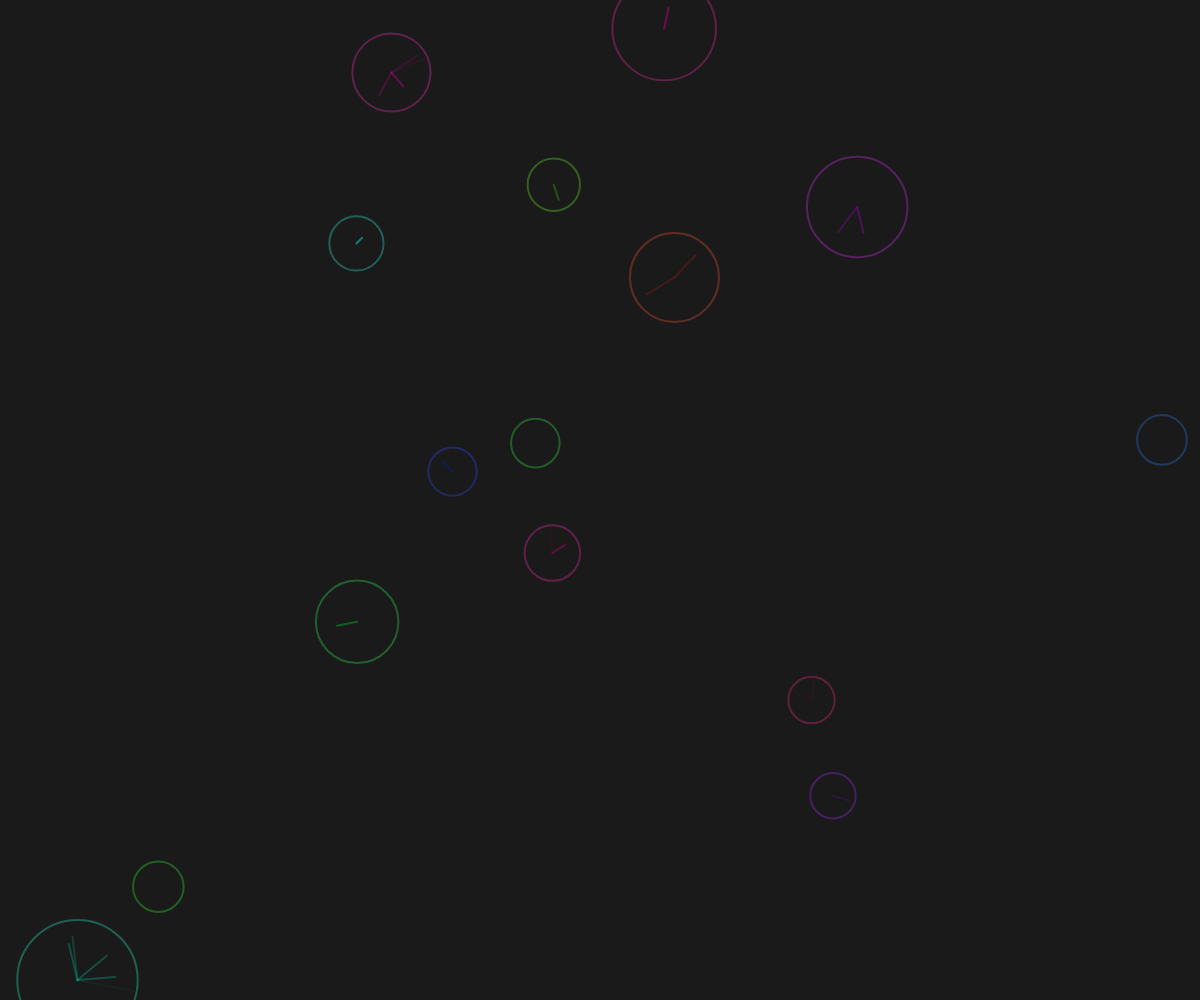
Frame 1 (no input)
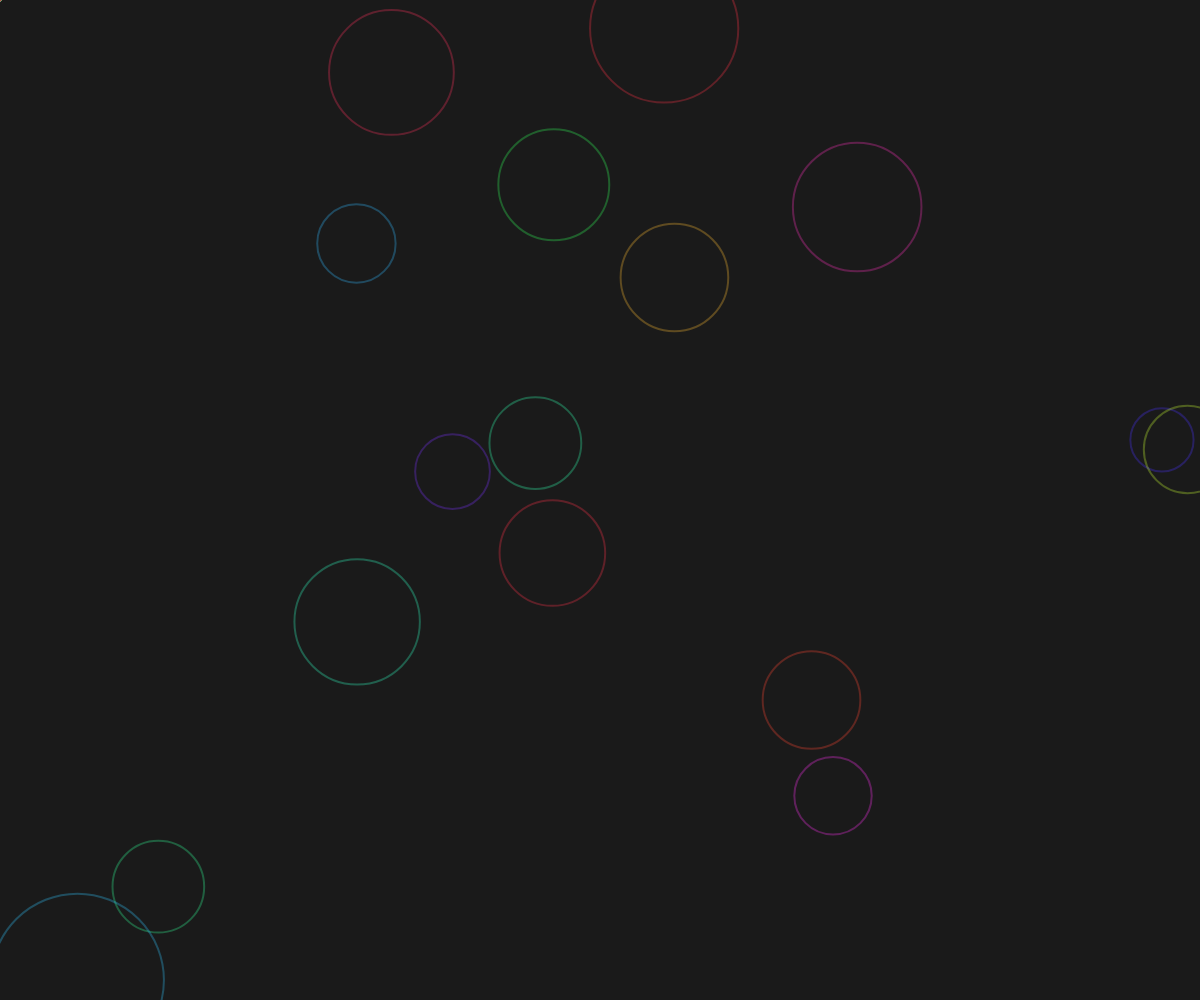
Frame 60 (no input)
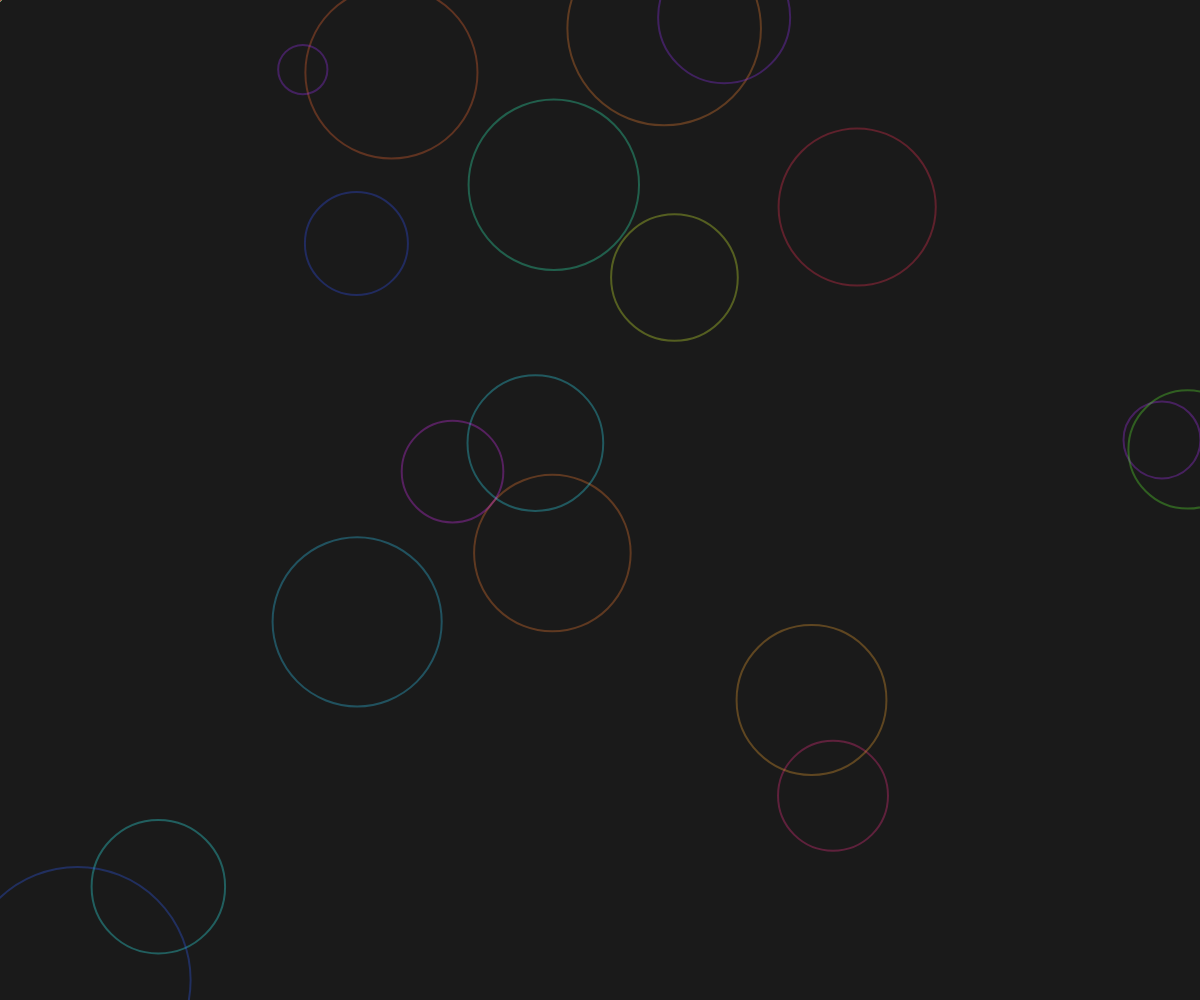
Frame 120 (the mouse pressed at the canvas centre since frame 60)

The p5.js sketch that drew these frames (run headless with seeded random() and noise() and a simulated clock; from frame 60 on, the mouse is pressed at the canvas centre):

// p5.js sketch
// ── sketch.js
let flowField;
let tensionPoints = [];
let particles = [];

function setup() {
  createCanvas(windowWidth, windowHeight);
  colorMode(HSB, 360, 100, 100, 1);
  
  // Initialize flow field
  flowField = new FlowField(20);
  
  // Create initial tension points
  for (let i = 0; i < 15; i++) {
    tensionPoints.push({
      x: random(width),
      y: random(height),
      size: random(20, 60),
      growth: random(0.1, 0.5),
      hue: random(360)
    });
  }
  
  // Create particles
  for (let i = 0; i < 500; i++) {
    particles.push(new Particle(random(width), random(height)));
  }
}

function draw() {
  background(0, 0, 10);
  
  // Update and display tension points
  for (let point of tensionPoints) {
    point.size += point.growth;
    point.hue = (point.hue + 0.5) % 360;
    
    // Draw pulsing force field
    noFill();
    stroke(point.hue, 80, 100, 0.3);
    strokeWeight(2);
    ellipse(point.x, point.y, point.size * 2);
    
    // Draw tension lines to nearby particles
    for (let p of particles) {
      let d = dist(point.x, point.y, p.x, p.y);
      if (d < point.size && d > 0) {
        stroke(point.hue, 100, 80, map(d, 0, point.size, 0.8, 0));
        line(point.x, point.y, p.x, p.y);
      }
    }
    
    // Occasionally add new tension point
    if (random() < 0.001) {
      tensionPoints.push({
        x: random(width),
        y: random(height),
        size: random(20, 60),
        growth: random(0.1, 0.5),
        hue: random(360)
      });
    }
    
    // Remove old points
    if (point.size > 200) {
      tensionPoints.splice(tensionPoints.indexOf(point), 1);
    }
  }
  
  // Update and display particles
  for (let p of particles) {
    p.update();
    p.display();
  }
  
  // Update flow field
  flowField.update();
}

class FlowField {
  constructor(resolution) {
    this.resolution = resolution;
    this.cols = width / resolution;
    this.rows = height / resolution;
    this.field = [];
    
    for (let y = 0; y < this.rows; y++) {
      this.field[y] = [];
      for (let x = 0; x < this.cols; x++) {
        this.field[y][x] = createVector(0, 0);
      }
    }
  }
  
  update() {
    let time = millis() * 0.001;
    
    for (let y = 0; y < this.rows; y++) {
      for (let x = 0; x < this.cols; x++) {
        let angle = noise(x * 0.02, y * 0.02, time) * TWO_PI * 4;
        let v = p5.Vector.fromAngle(angle);
        v.mult(0.5);
        this.field[y][x] = v;
      }
    }
  }
  
  lookup(lookup) {
    let x = floor(lookup.x / this.resolution);
    let y = floor(lookup.y / this.resolution);
    
    x = constrain(x, 0, this.cols - 1);
    y = constrain(y, 0, this.rows - 1);
    
    return this.field[y][x];
  }
}

class Particle {
  constructor(x, y) {
    this.x = x;
    this.y = y;
    this.size = random(1, 3);
    this.hue = random(360);
    this.history = [];
    this.maxHistory = 20;
  }
  
  update() {
    let force = flowField.lookup(createVector(this.x, this.y));
    
    // Add tension forces
    for (let point of tensionPoints) {
      let d = dist(this.x, this.y, point.x, point.y);
      if (d < point.size * 2) {
        let angle = atan2(this.y - point.y, this.x - point.x);
        let strength = map(d, 0, point.size * 2, 1, 0);
        force.add(createVector(cos(angle) * strength * 0.3, sin(angle) * strength * 0.3));
      }
    }
    
    // Apply force
    this.vx += force.x;
    this.vy += force.y;
    
    // Limit velocity
    let speed = sqrt(this.vx * this.vx + this.vy * this.vy);
    if (speed > 3) {
      this.vx = (this.vx / speed) * 3;
      this.vy = (this.vy / speed) * 3;
    }
    
    // Update position
    this.x += this.vx;
    this.y += this.vy;
    
    // Wrap around edges
    if (this.x > width) this.x = 0;
    if (this.x < 0) this.x = width;
    if (this.y > height) this.y = 0;
    if (this.y < 0) this.y = height;
    
    // Add to history
    this.history.push(createVector(this.x, this.y));
    if (this.history.length > this.maxHistory) {
      this.history.shift();
    }
  }
  
  display() {
    noFill();
    stroke(this.hue, 100, 100, 0.7);
    strokeWeight(this.size);
    
    beginShape();
    for (let v of this.history) {
      vertex(v.x, v.y);
    }
    endShape();
  }
}
